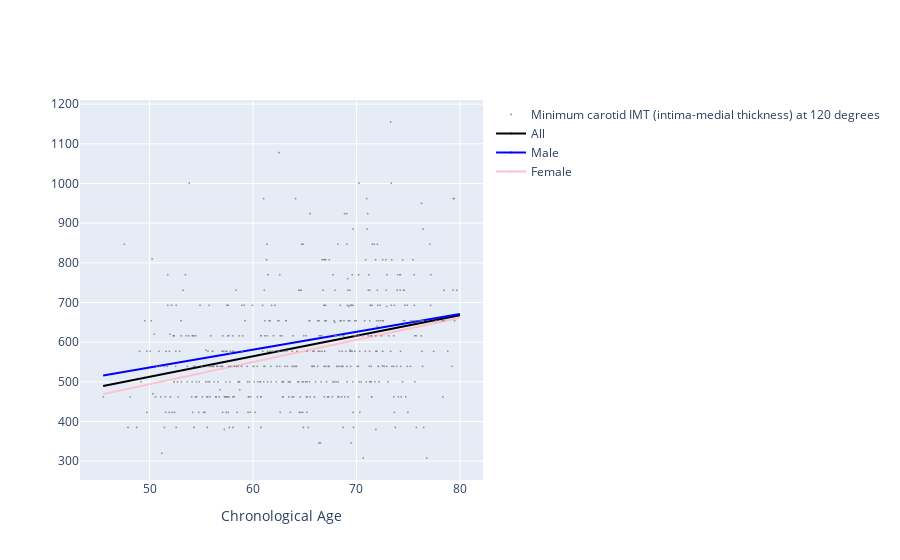

Here is the notebook cell this chart was saved with:
### Code cell
from scipy.stats import linregress
import numpy as np


fig = go.Figure()

fig.add_scattergl(y=scalars[selected_feature], x=scalars["chronological_age"], name=selected_feature, opacity=0.8, marker={"color":"Grey", "size":2}, mode="markers")



fig.add_scatter(y=linear_regression.loc[("all", "slope"), selected_feature] * np.array([min_age, max_age]) + linear_regression.loc[("all", "intercept"), selected_feature], x=[min_age, max_age], name="All", line={"color":"Black"}, marker={"size":0.1})

for sex in ["male", "female"]:
    fig.add_scatter(y=linear_regression.loc[(sex, "slope"), selected_feature] * np.array([min_age, max_age]) + linear_regression.loc[(sex, "intercept"), selected_feature], x=[min_age, max_age], name=sex.capitalize(), line={"color":SEX_COLOR[sex]}, marker={"size":0.1})


fig.update_layout(
    xaxis_title_text='Chronological Age',
)

fig.show()

### Figure 1 — Plotly figure (JSON) as saved in the notebook; plotly's stock layout.template omitted (floating-point values rounded to 4 significant figures; data arrays with more than 128 entries replaced by an {"elided": "..."} marker saying what was removed)
{"data": [{"marker": {"color": "Grey", "size": 2}, "mode": "markers", "name": "Minimum carotid IMT (intima-medial thickness) at 120 degrees ", "opacity": 0.8, "type": "scattergl", "x": {"elided": "523 float values"}, "y": {"elided": "523 int values"}}, {"line": {"color": "Black"}, "marker": {"size": 0.1}, "name": "All", "type": "scatter", "x": [45.51, 80], "y": [489.3, 667.6]}, {"line": {"color": "Blue"}, "marker": {"size": 0.1}, "name": "Male", "type": "scatter", "x": [45.51, 80], "y": [516.0, 670.8]}, {"line": {"color": "Pink"}, "marker": {"size": 0.1}, "name": "Female", "type": "scatter", "x": [45.51, 80], "y": [469.0, 661.7]}], "layout": {"xaxis": {"title": {"text": "Chronological Age"}}}}
